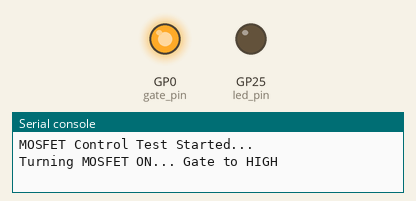
Simulated run of this program. Board: Raspberry Pi Pico running MicroPython. Parts: output pins drawn as LEDs (lit = HIGH), the last lines printed to the serial console. At 5.0 s the program stops and its outputs stay as they are.

Above: at 0.1 s.
At 1.1 s:
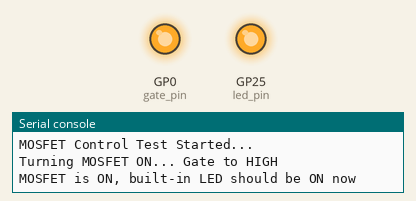
At 4.1 s:
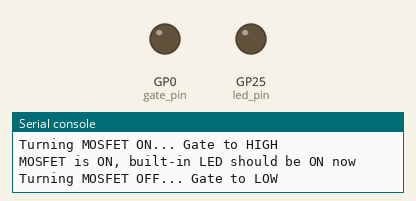
Timing chart, 0 to 5.6 s (numbered marks = the images above):
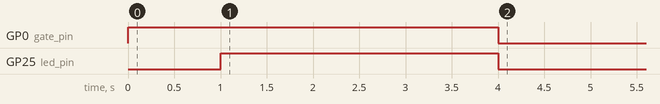

The program:

MOSPHETLED.py
```python
from machine import Pin
import time

# Set the GPIO pin for controlling the MOSFET (connected to the Gate)
gate_pin = Pin(0, Pin.OUT)  # GPIO 13 controls the MOSFET Gate

# Set the built-in LED pin (GPIO 25)
led_pin = Pin(25, Pin.OUT)  # GPIO 25 is connected to the built-in LED

# Function to test the built-in LED using the MOSFET
def test_led():
    print("MOSFET Control Test Started...")

    # Step 1: Turn on the MOSFET (by applying 3.3V to the Gate)
    print("Turning MOSFET ON... Gate to HIGH")
    gate_pin.high()  # Turn the MOSFET ON
    time.sleep(1)  # Give the MOSFET time to turn on

    # Step 2: The built-in LED should be ON now (since MOSFET is on)
    print("MOSFET is ON, built-in LED should be ON now")
    led_pin.high()  # Turn the built-in LED ON
    time.sleep(3)  # Let the LED stay on for 3 seconds

    # Step 3: Turn off the MOSFET (by applying 0V to the Gate)
    print("Turning MOSFET OFF... Gate to LOW")
    gate_pin.low()  # Turn the MOSFET OFF
    led_pin.low()  # Turn the built-in LED OFF
    time.sleep(1)  # Give time for the MOSFET to turn off

    print("Test Complete. MOSFET OFF and built-in LED OFF.")

# Call the test function
test_led()
 
```

Measured:
- by itself, GP0 (gate_pin): LOW → HIGH at 0.00 s, → LOW 4.0 s later
- by itself, GP25 (led_pin): LOW → HIGH at 1.0 s, → LOW 3.0 s later
